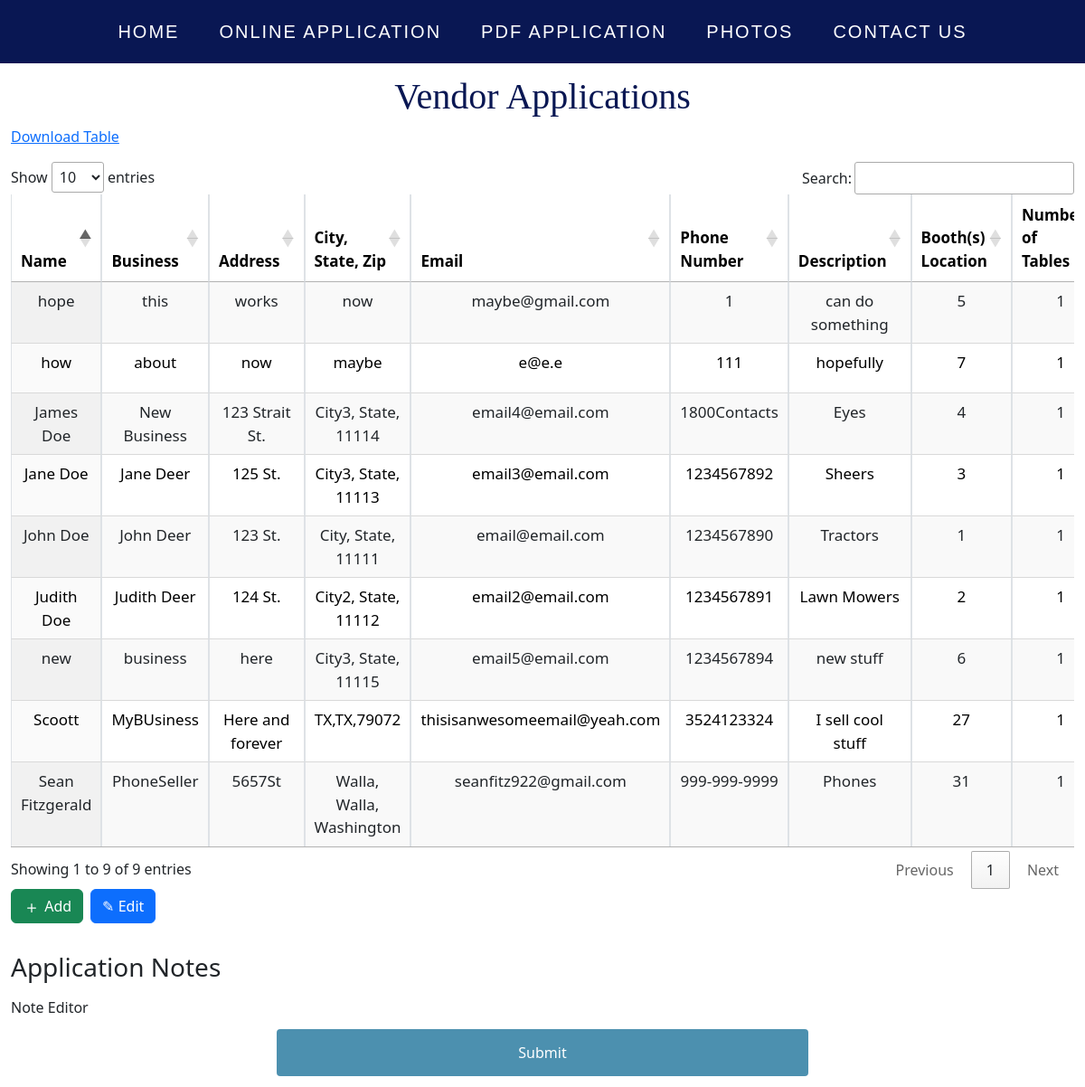
The page /adminapp on the database its author committed.
### app/models.py (models this page shows, shortened)
class Vendor(db.Model):
    id = db.Column(db.Integer, primary_key=True)
    name = db.Column(db.String(50), nullable=False)
    business = db.Column(db.String(200), nullable=False)
    address = db.Column(db.String(200), nullable=False)
    citystatezip = db.Column(db.String(50), nullable=False)
    email = db.Column(db.String(120), nullable=False, unique=True)
    phoneNum = db.Column(db.String(20), nullable=False)
    desc = db.Column(db.Text)
    boothNum = db.Column(db.Integer, nullable=False)
    boothLoc = db.Column(db.String, nullable=False)
    tableNum = db.Column(db.Integer)
    date = db.Column(db.DateTime(timezone=True), server_default=func.now())
    payment_deadline = db.Column(db.DateTime(timezone=True), server_default=func.now())
    status = db.Column(db.String, nullable=False)

### app/routes.py (the view)
@login_required
@app.route('/adminapp', methods=['GET', 'POST'])
def adminapp():
    form = AdminForm()
    data = Vendor.query.all()
    appData = AppText.query.first()
    if form.validate_on_submit():
        appData.notes = form.notes.data
        db.session.commit()
    return render_template('AdminApp.html', data=data, form=form, appData = appData)

### app/forms.py
class AdminForm(FlaskForm):
    payment_deadline = DateTimeField('Date and Time', format='%Y/%m/%d %H:%M:%S')
    notes = CKEditorField('Note Editor', validators=[InputRequired()])
    submit = SubmitField('Submit')

### app/templates/AdminApp.html (shortened to what this page needs)
{% extends 'base.html' %}
{% block content %}
<link rel="stylesheet" href="{{url_for('static',filename='css/bootstrap.css')}}"/>
<div class="database-export">
  <a href="/adminapp/download_data">Download Table</a>
</div>
  <div class="container-fluid">
    <h1 class="appTitle">Vendor Applications</h1>
    <div class="database-export">
      <a href="/adminapp/download_data">Download Table</a>
    </div>
    <div class="row mt-3">
      <div class="col-md-12">
        <div class="table-responsive">
          <table class="table table-striped table-bordered display" id="myTable">
            <thead>
              <tr>
                <th>Name</th>
                <th>Business</th>
                <th>Address</th>
                <th>City, State, Zip</th>
                <th>Email</th>
                <th>Phone Number</th>
                <th>Description</th>
                <th>Booth(s) Location</th>
                <th>Number of Tables</th>
              </tr>
            </thead>
            <tbody>
              {% for item in data %}
                <tr>
                  <td>{{ item.name }}</td>
                  <td>{{ item.business }}</td>
                  <td>{{ item.address }}</td>
                  <td>{{ item.citystatezip }}</td>
                  <td>{{ item.email }}</td>
                  <td>{{ item.phoneNum }}</td>
                  <td>{{ item.desc }}</td>
                  <td>{{ item.boothLoc }}</td>
                  <td>{{ item.tableNum }}</td>
                </tr>
              {% endfor %}
            </tbody>
          </table>
          <div class="d-flex align-items-center mb-3">
            <a href="{{ url_for('adminDB') }}" class="btn btn-success me-2">
              <svg xmlns="http://www.w3.org/2000/svg" width="20" height="20" fill="currentColor" class="bi bi-plus" viewBox="0 0 16 16">
                <path d="M8 4a.5.5 0 0 1 .5.5v3h3a.5.5 0 0 1 0 1h-3v3a.5.5 0 0 1-1 0v-3h-3a.5.5 0 0 1 0-1h3v-3A.5.5 0 0 1 8 4z"/>
              </svg>
              Add
            </a>
            <a href="{{ url_for('adminDB') }}" class="btn btn-primary">
              <span>&#9998;</span>
              Edit
            </a>
          </div>
        </div>
      </div>
      <div class="col-md-12 mt-3">
        <h3 class="mb-3">Application Notes</h3>
        <form method="POST">
          {{ form.notes.label }} {{ ckeditor.create(name='notes', value=appData.notes) }}
          {{ form.submit(class_='btn btn-primary') }}
        </form>
      </div>
      </div>
    </div>
    <link rel="stylesheet" type="text/css" href="https://cdn.datatables.net/1.10.24/css/jquery.dataTables.min.css">
{% endblock %}

### app/templates/base.html (shortened to what this page needs)
<!doctype html>
<html>
  <html lang="en"></html>
    <head>
      <link rel="stylesheet" type="text/css" href="{{ url_for ('static', filename='./index.css') }}">
    </head>
    <body>
      <div class="nav-bar">
        <nav>
            <ul>
                <li><a href="{{ url_for('index') }}">Home</a></li>
                <li><a href="{{ url_for('application') }}">Online Application</a></li>
                <li><a href="./static/vendor_app/2023RWDApplication.pdf" target="blank">PDF Application</a></li>
                <li><a href="/index#FestivalPhotos">Photos</a></li>
                <li><a href="/index#footer">Contact Us</a></li>
            </ul>
        </nav>
      </div>
        {% block content %}{% endblock %}
    </body>
</html>

### app/static/index.css (style rules this page uses)
body { font-family:Cambria, Cochin, Georgia, Times, 'Times New Roman', serif; margin: 0; width: 100vw; height: 100vh; background-color: #b0c4de; max-width: 100%; }
h1 { margin: 16px; font-size: 64px; text-align: center; }
a { color: rgb(27, 99, 206); }
.nav-bar, h1, button { font-family:'Times New Roman', Times, serif }
.nav-bar { position: fixed; z-index: 2; width: 100%; top: 0; height: auto; padding: px 24px; }
nav ul { list-style: none; background-color: #091753; overflow: hidden; padding: 0; text-align: center; margin: 0; transition: 1s; }
nav ul li { display: inline-block; padding: 20px; }
nav ul li a { text-decoration: none; color: white; font-size: 20px; font-family: sans-serif; text-transform: uppercase; letter-spacing: 2px; }
th { color: black; padding: 30px; text-align: center; font-size: 17px; position: sticky; top: 0; background-color: #c0c3d3; box-shadow: 0px 4px #091753; }
td { padding: 30px; text-align: center; font-size: 17px; background-color: #09175341; color: rgb(0, 0, 0); }
input, select { padding: 12px 20px; border: 1px solid #ccc; border-radius: 4px; box-sizing: border-box; }
input[type=submit] { width: 50%; margin-left: 25%; margin-top: 1vw; margin-bottom: 1vw; display: block; align-self: center; background-color: #4c90af; color: white; padding: 14px 20px; border: none; border-radius: 4px; cursor: pointer; }
.appTitle { color:#091753; margin-top: 5%; }

### rows shown on the page
Vendor: name "John Doe", business "John Deer", address "123 St.", citystatezip "City, State, 11111", email "email@email.com", phoneNum "1234567890", desc "Tractors", boothLoc "1", tableNum "1"
Vendor: name "Judith Doe", business "Judith Deer", address "124 St.", citystatezip "City2, State, 11112", email "email2@email.com", phoneNum "1234567891", desc "Lawn Mowers", boothLoc "2", tableNum "1"
Vendor: name "Jane Doe", business "Jane Deer", address "125 St.", citystatezip "City3, State, 11113", email "email3@email.com", phoneNum "1234567892", desc "Sheers", boothLoc "3", tableNum "1"
Vendor: name "James Doe", business "New Business", address "123 Strait St.", citystatezip "City3, State, 11114", email "email4@email.com", phoneNum "1800Contacts", desc "Eyes", boothLoc "4", tableNum "1"
Vendor: name "new", business "business", address "here", citystatezip "City3, State, 11115", email "email5@email.com", phoneNum "1234567894", desc "new stuff", boothLoc "6", tableNum "1"
Vendor: name "hope", business "this", address "works", citystatezip "now", email "maybe@gmail.com", phoneNum "1", desc "can do something", boothLoc "5", tableNum "1"
Vendor: name "how", business "about", address "now", citystatezip "maybe", email "e@e.e", phoneNum "111", desc "hopefully", boothLoc "7", tableNum "1"
Vendor: name "Scoott", business "MyBUsiness", address "Here and forever", citystatezip "TX,TX,79072", email "thisisanwesomeemail@yeah.com", phoneNum "3524123324", desc "I sell cool stuff", boothLoc "27", tableNum "1"
Vendor: name "Sean Fitzgerald", business "PhoneSeller", address "5657St", citystatezip "Walla, Walla, Washington", email "seanfitz922@gmail.com", phoneNum "999-999-9999", desc "Phones", boothLoc "31", tableNum "1"
